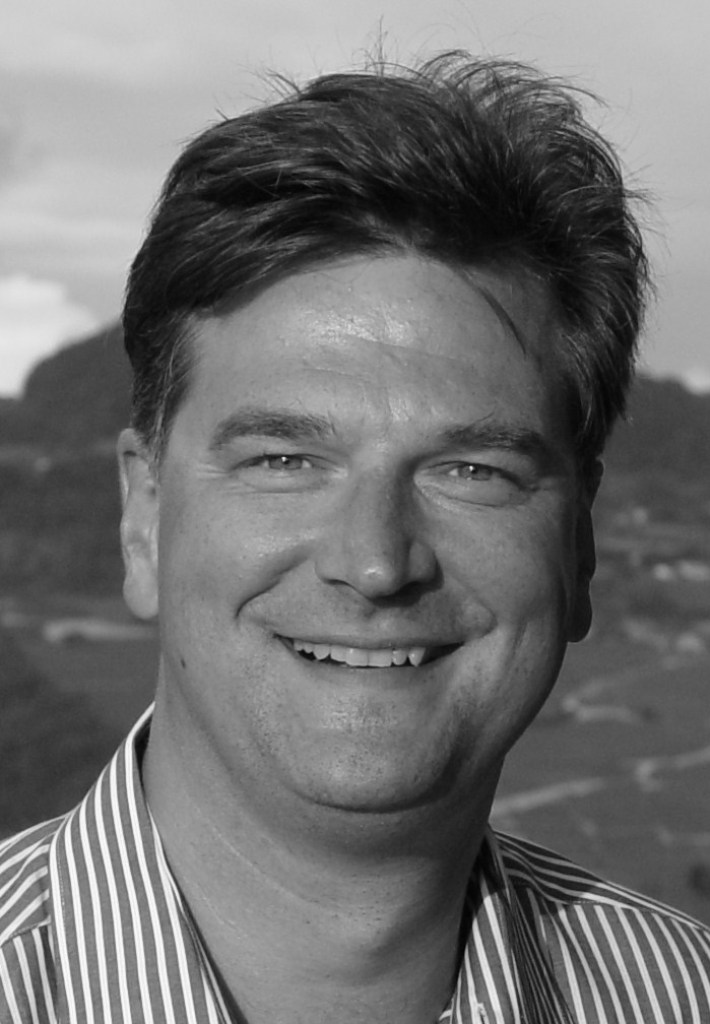
#> input picture 1. Basic Image Processing/Edge Detection/berndsface.png, 710 x 1024 px, found by its file name
$ jupyter execute 'Canny Edge Detection.ipynb'
#> lines starting #> are read from the running program, lines starting #| are printed output that depends on the picture; after the words box and inside, x2 and y2 are one past the last pixel; in counts of white or black regions, pixels touching at a corner belong together
[cell 1]
import cv2
import numpy as np
import matplotlib.pyplot as plt

[cell 2]
img = cv2.imread('E:/CodeBase/GitHub/Image_Processing_and_Computer_Vision/1. Basic Image Processing/Edge Detection/berndsface.png')
#> img is the input picture: shape (1024, 710, 3); min 2, max 254, mean 112.6
plt.imshow(img)

[cell 3]
blurred = cv2.GaussianBlur(img, (3, 3), 0)
plt.imshow(blurred)

[cell 4]
edges = cv2.Canny(blurred, 50, 140)
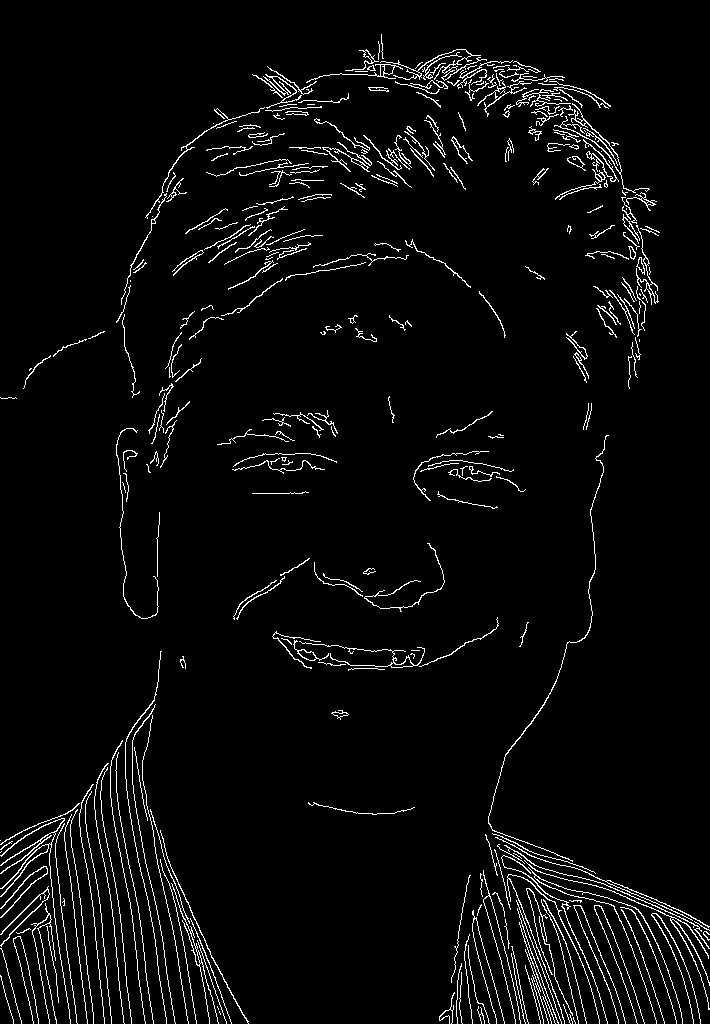
#> edges: shape (1024, 710); 3.8% white in thin lines or dots
plt.imshow(edges)

[cell 5]
_, thresh = cv2.threshold(img, 125, 255, cv2.THRESH_BINARY)
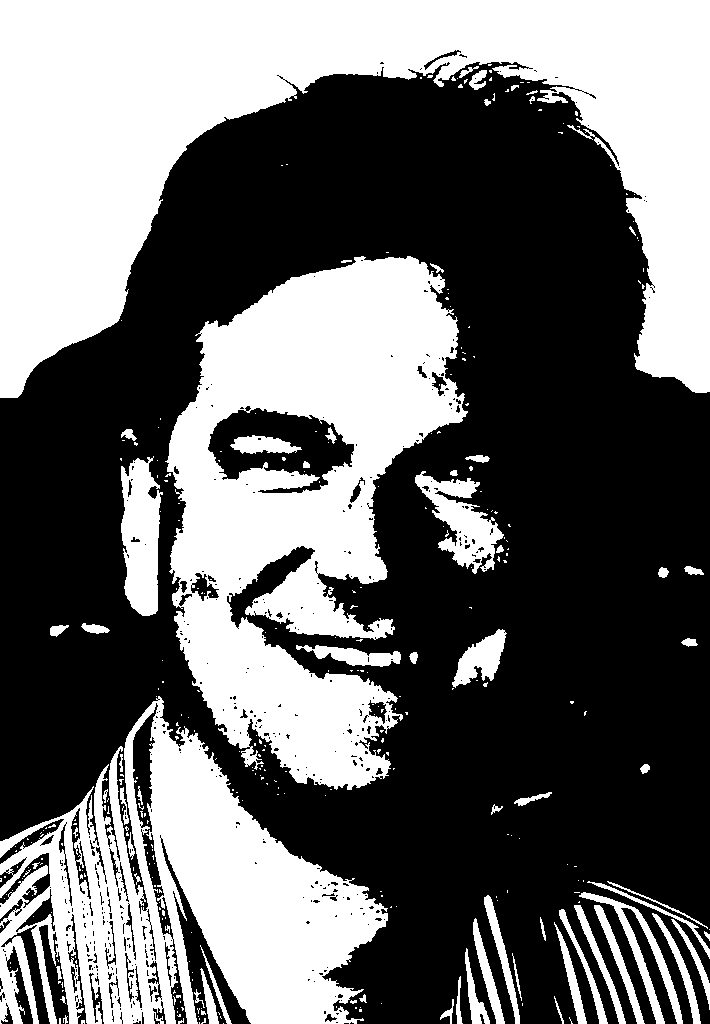
#> thresh: shape (1024, 710, 3); 41.9% white; 346 white regions (279 under 20 px), largest, box (x1, y1, x2, y2) and area: (0, 0, 710, 398) 128361, (165, 256, 468, 790) 87178, (0, 696, 388, 1024) 62047
plt.imshow(thresh)

$ run again, with 1. Basic Image Processing/Edge Detection/bike.png copied over 1. Basic Image Processing/Edge Detection/berndsface.png
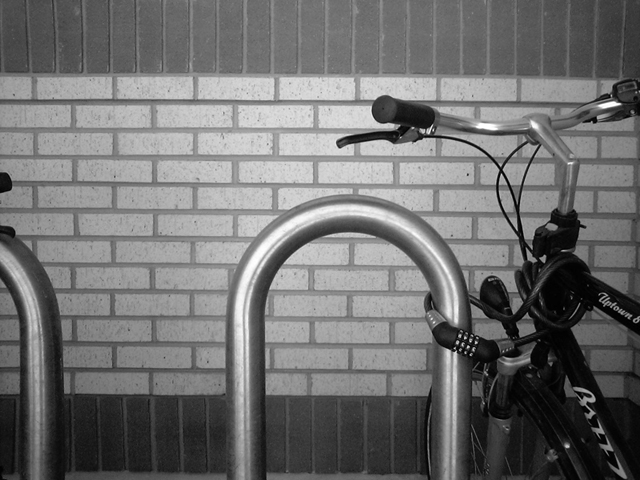
#> input picture 1. Basic Image Processing/Edge Detection/bike.png, 640 x 480 px, found by its file name
#> img is the input picture: shape (480, 640, 3); min 0, max 255, mean 112.2
#> `edges = cv2.Canny(blurred, 50, 140)`:
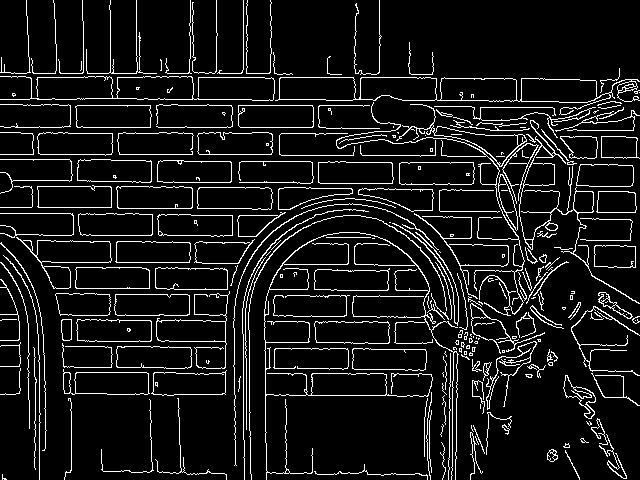
#> edges: shape (480, 640); 8.9% white in thin lines or dots
#> `_, thresh = cv2.threshold(img, 125, 255, cv2.THRESH_BINARY)`:
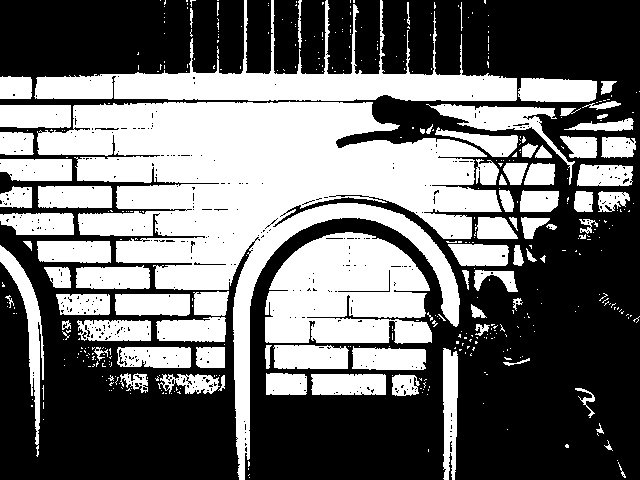
#> thresh: shape (480, 640, 3); 43.2% white; 440 white regions (357 under 20 px), largest, box (x1, y1, x2, y2) and area: (37, 101, 502, 480) 56170, (265, 232, 432, 344) 14560, (34, 0, 517, 101) 13799
